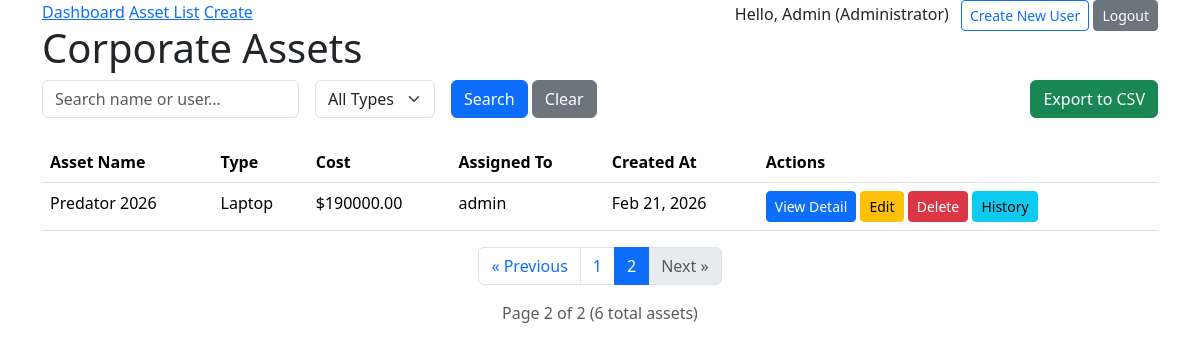
The page /list/?page=2&search=&asset_type= (signed in) on the database as committed earlier.
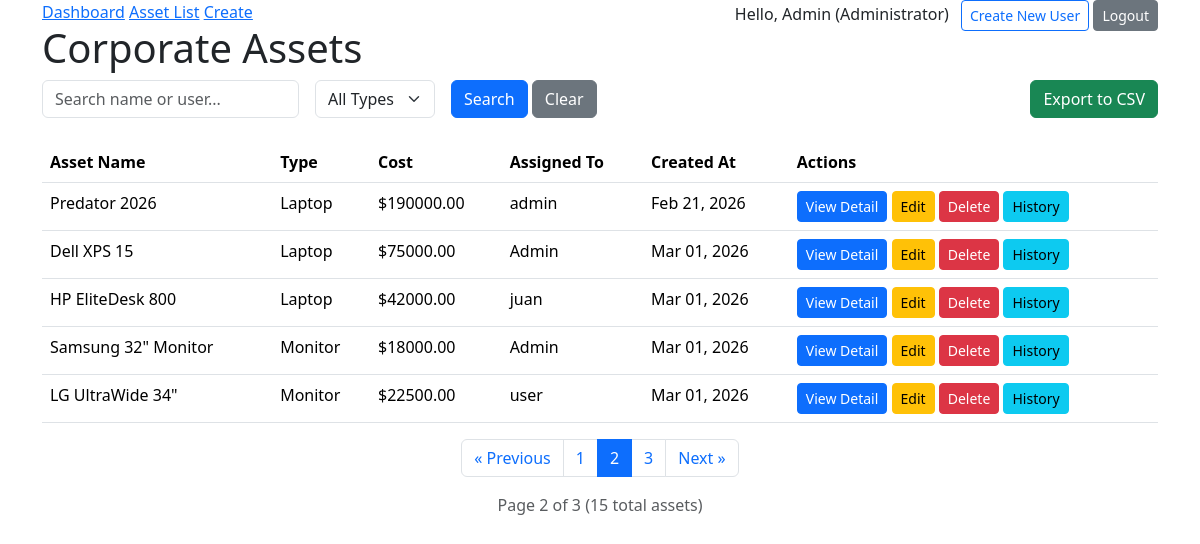
The same page on the database as committed later.
### assets/models.py (models this page shows, shortened)
class User(AbstractUser):
    ROLE_CHOICES = (
        ('ADMIN', 'Administrator'),
        ('MANAGER', 'Manager'),
        ('EMPLOYEE', 'Employee'),
    )
    role = models.CharField(max_length=20, choices=ROLE_CHOICES, default='EMPLOYEE')
    @property
    def is_manager_or_admin(self):
        return self.role in ['ADMIN', 'MANAGER'] or self.is_superuser

class TimeStampedModel(models.Model):
    created_at = models.DateTimeField(auto_now_add=True)
    updated_at = models.DateTimeField(auto_now=True)
    class Meta:
        abstract = True

class Asset(TimeStampedModel):
    ASSET_TYPES = (
        ('LAPTOP', 'Laptop'),
        ('MONITOR', 'Monitor'),
        ('PHONE', 'Phone'),
        ('FURNITURE', 'Furniture'),
    )
    name = models.CharField(max_length=100)
    asset_type = models.CharField(max_length=20, choices=ASSET_TYPES)
    cost = models.DecimalField(max_digits=10, decimal_places=2)
    assigned_to = models.ForeignKey(User, on_delete=models.SET_NULL, null=True, blank=True, related_name='assets')
    history = HistoricalRecords()

### assets/views.py (the view)
# urls.py: path('list/', AssetListView.as_view(), name='asset-list'),
class AssetListView(LoginRequiredMixin, ListView):
    model = Asset
    template_name = "assets/asset_list.html"
    context_object_name = "assets"
    paginate_by = 5  # Display only 5 assets per page
    def get_queryset(self):
        queryset = Asset.objects.select_related('assigned_to').all()
        asset_type = self.request.GET.get('asset_type')
        search_query = self.request.GET.get('search')
        if asset_type:
            queryset = queryset.filter(asset_type=asset_type)
        if search_query:
            queryset = queryset.filter(
                Q(name__icontains=search_query) |
                Q(assigned_to__username__icontains=search_query)
            )
        return queryset
    def get_context_data(self, **kwargs):
        context = super().get_context_data(**kwargs)
        context['asset_types'] = Asset.ASSET_TYPES
        return context

### assets/templates/assets/asset_list.html (shortened to what this page needs)
{% extends "assets/base.html" %}
{% block content %}
    <h1>Corporate Assets</h1>
    <form method="GET" class="row g-3 mb-4">
        <div class="col-auto">
            <input type="text" name="search" class="form-control" placeholder="Search name or user..." value="{{ request.GET.search }}">
        </div>
        <div class="col-auto">
            <select name="asset_type" class="form-select">
                <option value="">All Types</option>
            </select>
        </div>
        <div class="col-auto">
            <button type="submit" class="btn btn-primary">Search</button>
            <a href="{% url "asset-list" %}" class="btn btn-secondary">Clear</a>
        </div>
        <div class="col-auto ms-auto">
            <a href="{% url 'export-assets-csv' %}" class="btn btn-success">
                Export to CSV
            </a>
        </div>
    </form>
    <table class="table">
        <thead>
            <tr>
                <th>Asset Name</th>
                <th>Type</th>
                <th>Cost</th>
                <th>Assigned To</th>
                <th>Created At</th>
                <th>Actions</th>
            </tr>
        </thead>
        <tbody>
            {% for asset in assets %}
            <tr>
                <td>{{ asset.name }}</td>
                <td>{{ asset.get_asset_type_display }}</td>
                <td>${{ asset.cost }}</td>
                <td>
                    {% if asset.assigned_to %}
                        {{ asset.assigned_to.username }}
                    {% else %}
                        <span style="color:red">Unassigned</span>
                    {% endif %}
                </td>
                <td>{{ asset.created_at|date:"M d, Y" }}</td>
                <td>
                    <a href="{% url 'asset-detail' asset.pk %}" class="btn btn-sm btn-primary">View Detail</a>
                    {% if user.is_manager_or_admin %}
                        <a href="{% url "asset-update" asset.pk %}" class="btn btn-warning btn-sm">Edit</a>
                        <a href="{% url "asset-delete" asset.pk %}" class="btn btn-danger btn-sm">Delete</a>
                        <a href="{% url 'asset-history' asset.pk %}" class="btn btn-sm btn-info">History</a>
                    {% endif %}
                </td>
            </tr>
            {% endfor %}
        </tbody>
    </table>
    {% if is_paginated %}
    <nav aria-label="Asset list pagination">
        <ul class="pagination justify-content-center">
            {% if page_obj.has_previous %}
                <li class="page-item">
                    <a class="page-link" href="?page={{ page_obj.previous_page_number }}&search={{ request.GET.search }}&asset_type={{ request.GET.asset_type }}">
                        &laquo; Previous
                    </a>
                </li>
            {% else %}
                <li class="page-item disabled">
                    <span class="page-link">&laquo; Previous</span>
                </li>
            {% endif %}
            {% for num in page_obj.paginator.page_range %}
                {% if page_obj.number == num %}
                    <li class="page-item active" aria-current="page">
                        <span class="page-link">{{ num }}</span>
                    </li>
                {% else %}
                    <li class="page-item">
                        <a class="page-link" href="?page={{ num }}&search={{ request.GET.search }}&asset_type={{ request.GET.asset_type }}">{{ num }}</a>
                    </li>
                {% endif %}
            {% endfor %}
            {% if page_obj.has_next %}
                <li class="page-item">
                    <a class="page-link" href="?page={{ page_obj.next_page_number }}&search={{ request.GET.search }}&asset_type={{ request.GET.asset_type }}">
                        Next &raquo;
                    </a>
                </li>
            {% else %}
                <li class="page-item disabled">
                    <span class="page-link">Next &raquo;</span>
                </li>
            {% endif %}
        </ul>
    </nav>
    <p class="text-center text-muted">
        Page {{ page_obj.number }} of {{ page_obj.paginator.num_pages }}
        ({{ page_obj.paginator.count }} total assets)
    </p>
    {% endif %}
{% endblock %}

### assets/templates/assets/base.html (shortened to what this page needs)
<!DOCTYPE html>
<html>
<head>
    <link href="https://cdn.jsdelivr.net/npm/bootstrap@5.3.8/dist/css/bootstrap.min.css" rel="stylesheet">
</head>
<body class="container">
    <nav>
        <a href="{% url 'dashboard' %}">Dashboard</a>
        <a href="{% url 'asset-list' %}">Asset List</a>
        <a href="{% url 'asset-create' %}">Create</a>
        <div style="float:right">
            {% if user.is_authenticated %}
                <span>Hello, {{ user.username }} ({{ user.get_role_display }})</span>
                {% if user.is_manager_or_admin %}
                    <a href="{% url "register" %}" class="btn btn-outline-primary btn-sm ms-2">Create New User</a>
                {% endif %}
                <form action="{% url "logout" %}" method="post" style="display:inline">
                    <button type="submit" class="btn btn-secondary btn-sm">Logout</button>
                </form>
            {% else %}
                <a href="{% url 'login' %}" class="btn btn-primary btn-sm">Login</a>
            {% endif %}
        </div>
    </nav>
    {% block content %}{% endblock %}
</body>
</html>

Rows that differ between the two databases and show on the page:
added Asset: name "Dell XPS 15", asset_type "Laptop", cost "75000.00", assigned_to.username "Admin", created_at "Mar 01, 2026"
added Asset: name "HP EliteDesk 800", asset_type "Laptop", cost "42000.00", assigned_to.username "juan", created_at "Mar 01, 2026"
added Asset: name "Samsung 32\" Monitor", asset_type "Monitor", cost "18000.00", assigned_to.username "Admin", created_at "Mar 01, 2026"
added Asset: name "LG UltraWide 34\"", asset_type "Monitor", cost "22500.00", assigned_to.username "user", created_at "Mar 01, 2026"
Other text that changed with them:
{{ page_obj.paginator.num_pages }}: "2" → "3"
{{ page_obj.paginator.count }}: "6" → "15"
new list line: "3"
